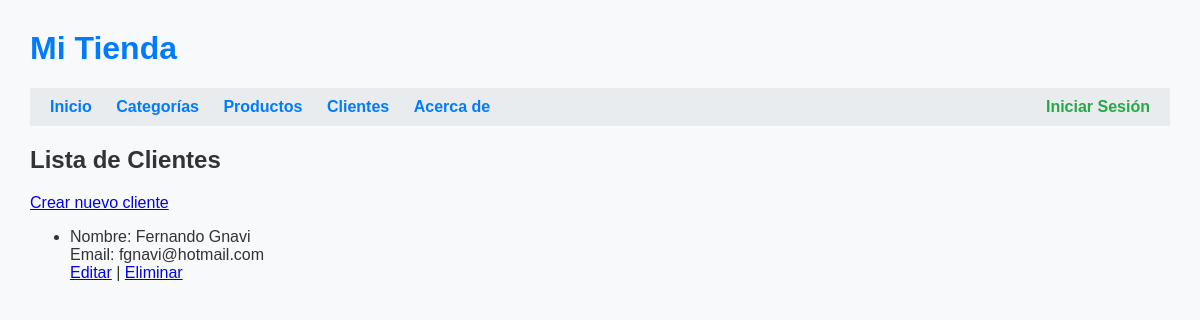
Page /clientes/ on the earlier database version.
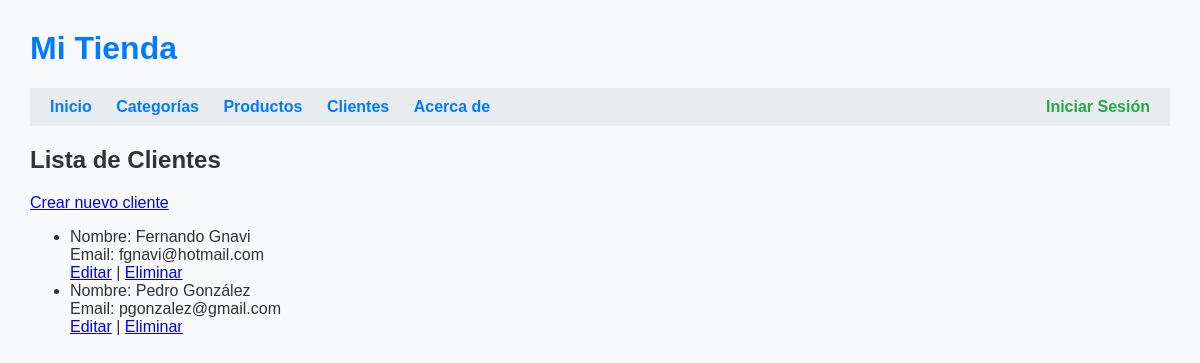
Same page on the later database version.
### tienda/models.py (models this page shows, shortened)
class Cliente(models.Model):
    nombre = models.CharField(max_length=100)
    email = models.EmailField(unique=True)

### tienda/views.py (the view)
# urls.py: path('clientes/', views.lista_clientes, name='lista_clientes'),
def lista_clientes(request):
    clientes = Cliente.objects.all()
    if request.method == 'POST':
        form = ClienteForm(request.POST)
        if form.is_valid():
            form.save()
            return redirect('lista_clientes')
    else:
        form = ClienteForm()
    return render(request, 'tienda/clientes.html', {'clientes': clientes, 'form': form})

### tienda/templates/tienda/clientes.html
{% extends 'tienda/base.html' %}
{% block content %}
    <h2>Lista de Clientes</h2>
    <a href="{% url 'crear_cliente' %}">Crear nuevo cliente</a>
    <ul>
        {% for cliente in clientes %}
            <li>
                Nombre: {{ cliente.nombre }}<br>
                Email: {{ cliente.email }}<br>
                <a href="{% url 'editar_cliente' cliente.pk %}">Editar</a> |
                <a href="{% url 'eliminar_cliente' cliente.pk %}">Eliminar</a>
            </li>
        {% endfor %}
    </ul>
{% endblock %}

Differences in the rows shown:
added Cliente: nombre "Pedro González", email "pgonzalez@gmail.com"
